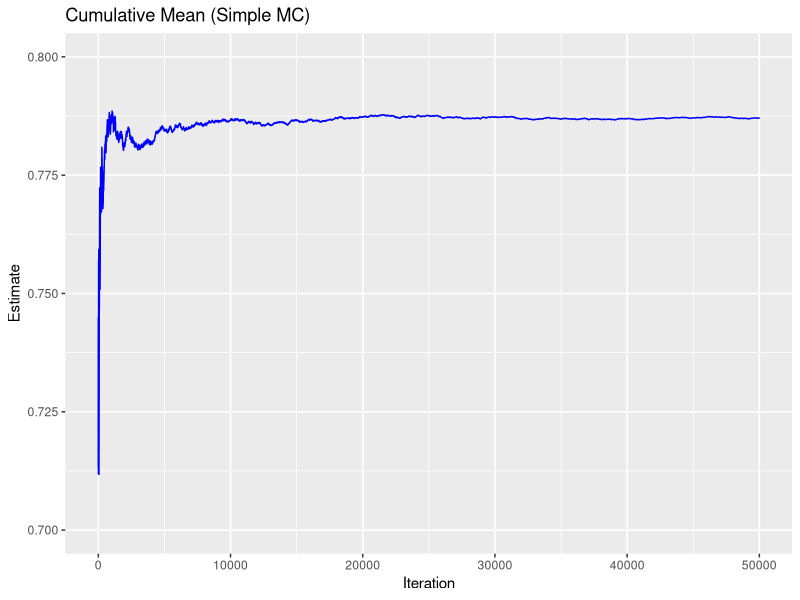
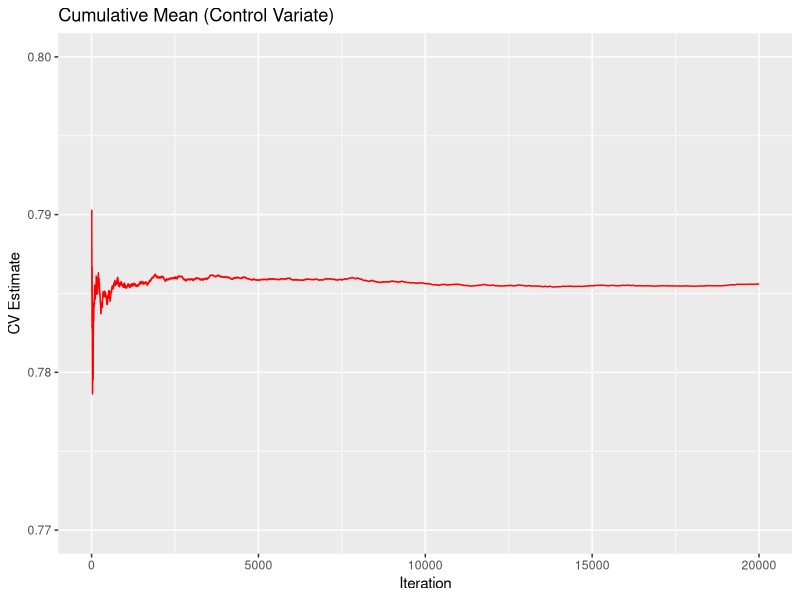
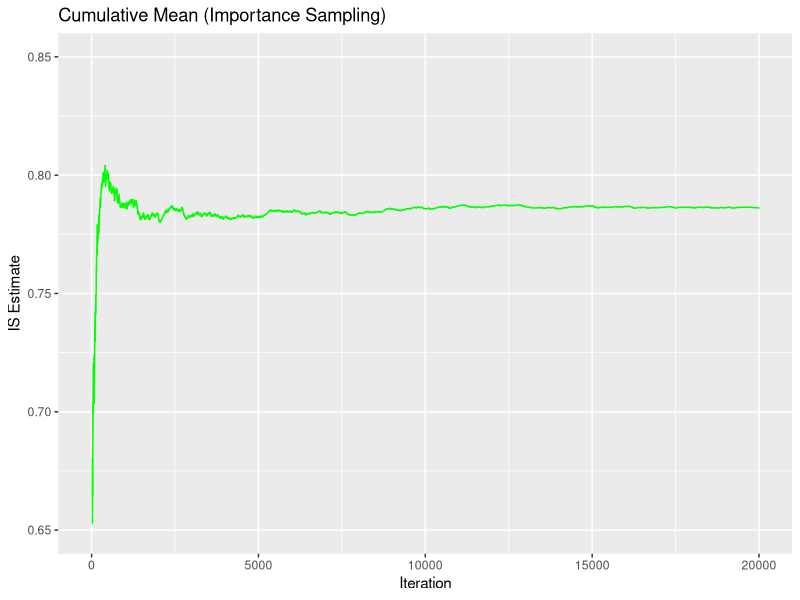
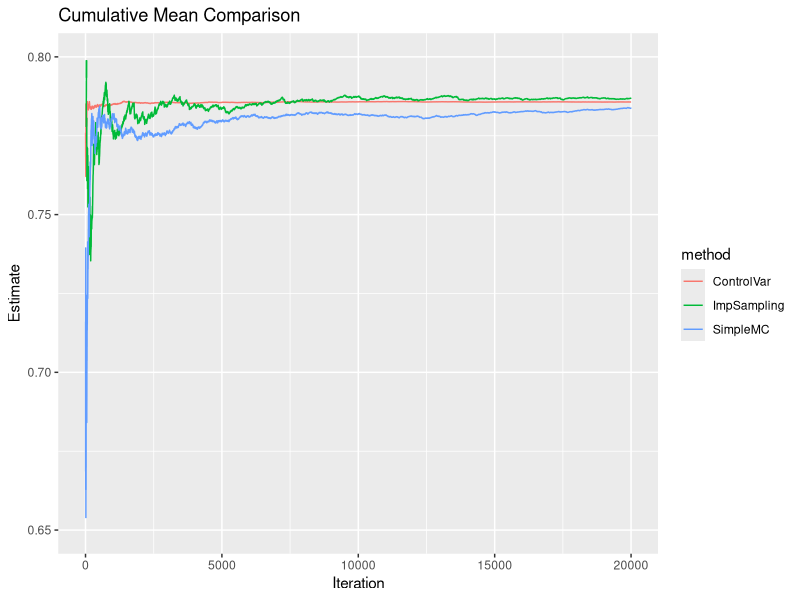

The R script that drew these images, in order:
## ---- chunk 1
knitr::opts_chunk$set(echo = TRUE)
library(ggplot2)
library(tidyverse)
library(microbenchmark)
## ---- chunk 2
# logistic function
logistic <- function(z) {
  1 / (1 + exp(-z))
}

# Set model parameters
alpha <- 0        # Intercept
beta  <- 1        # Covariate coefficient

# Define random generators for non-normal distributions 
#                   of random effect b and covariate x
# Example: b ~ t_5 (heavy-tailed distribution)
r_b <- function(n) {
  rt(n, df = 5)
}

# Example: x ~ Gamma(shape=2, rate=1)
r_x <- function(n) {
  rgamma(n, shape = 2, rate = 1)
}

## ---- chunk 3

simpleMC <- function(N) {
  # Sample b from f(b)
  b_samp <- r_b(N)
  # Sample x from f(x)
  x_samp <- r_x(N)
  
  # Compute p_i = logistic(alpha + b_i + beta*x_i)
  p_values <- logistic(alpha + b_samp + beta * x_samp)
  
  # Simple MC estimate is the average of p_values
  est <- mean(p_values)
  
  return(list(est = est))
}

## ---- chunk 4

# 3.1 Define a control variate g(b, x)
#     It should be correlated with the target function but have a known or easily
#     approximated expectation. As an example, we use a probit-based function.

g_function <- function(b, x) {
  # Example: replace logistic with pnorm (probit)
  z <- alpha + 0.8 * b + 0.8 * x  # 0.8 is a heuristic factor here
  return(pnorm(z))
}

# 3.2 Approximate E[g] using a large-scale MC, since we might not have a closed-form
approx_Eg <- function(N = 5e5) {
  b_samp <- r_b(N)
  x_samp <- r_x(N)
  mean(g_function(b_samp, x_samp))
}

# 3.3 Control variate MC estimate
cvMC <- function(N, Eg_true = NULL) {
  if(is.null(Eg_true)) {
    # If not provided, approximate E[g] with a bigger MC sample
    Eg_true <- approx_Eg(N = 5e5)
  }
  # Sample from original distributions
  b_samp <- r_b(N)
  x_samp <- r_x(N)
  
  # Target function p(b,x)
  p_vals <- logistic(alpha + b_samp + beta * x_samp)
  # Control variate g(b,x)
  g_vals <- g_function(b_samp, x_samp)
  
  # (1) Simple estimates of p and g
  p_mean <- mean(p_vals)
  g_mean <- mean(g_vals)
  
  # (2) Optimal gamma via covariance
  cov_pg <- cov(p_vals, g_vals)
  var_g  <- var(g_vals)
  gamma_opt <- cov_pg / var_g
  
  # (3) Construct CV estimator
  p_cv <- p_mean - gamma_opt * (g_mean - Eg_true)
  
  # This returns the CV estimate, gamma, and other useful metrics
  return(list(est = p_cv))
}

## ---- chunk 5
# 4.1 Define the auxiliary distribution h(b,x)
#     Here we show an example of independent sampling from h(b)*h(x).
#     We'll pick t_3 for b (heavier tail) and tweak Gamma parameters for x.

# b ~ t_3
r_b_IS <- function(n) {
  rt(n, df = 3)
}
# PDF of b for t_3
d_b_IS <- function(b) {
  dt(b, df = 3)
}

# x ~ Gamma(shape=2, rate=0.5)
r_x_IS <- function(n) {
  rgamma(n, shape = 2, rate = 0.5)
}
# PDF of x for Gamma(shape=2, rate=0.5)
d_x_IS <- function(x) {
  dgamma(x, shape = 2, rate = 0.5)
}

# 4.2 Implement Importance Sampling
IS_MC <- function(N) {
  # Sample from h(b,x)
  b_samp <- r_b_IS(N)
  x_samp <- r_x_IS(N)
  
  # Compute original PDF values f(b), f(x)
  fb_vals <- dt(b_samp, df = 5)             # original t_5 for b
  fx_vals <- dgamma(x_samp, shape = 2, rate = 1)  # original Gamma for x
  
  # Compute auxiliary PDF values h(b), h(x)
  hb_vals <- d_b_IS(b_samp)
  hx_vals <- d_x_IS(x_samp)
  
  # Weights w_i = [f(b_i)*f(x_i)] / [h(b_i)*h(x_i)]
  w <- (fb_vals * fx_vals) / (hb_vals * hx_vals)
  
  # Target function p(b,x)
  p_vals <- logistic(alpha + b_samp + beta * x_samp)
  
  # IS estimate (unbiased if we average p*w)
  est <- mean(p_vals * w)
  
  # Rough variance estimate
  #p_var <- mean((p_vals * w)^2) - p_hat^2
  #se  <- sqrt(p_var / N)
  
  #return(list(est = est, se = se, w_mean = mean(w)))
  return(list(est = est))
}

## ---- chunk 6
# 5.1. Obtain a "true value" via a large-scale Simple MC
set.seed(9999)
N_large <- 5e6  

res_truth <- simpleMC(N_large)
true_value <- res_truth$est
# cat("Approx. True Value =", true_value, "\n")


# 5.2. Repeat simulations for smaller N and compare bias, variance
simulate_three_methods <- function(N, Eg_true) {
  # Simple MC
  res_mc <- simpleMC(N)
  # CV
  res_cv <- cvMC(N, Eg_true = Eg_true)
  # IS
  res_is <- IS_MC(N)
  
  c(mc = res_mc$est, cv = res_cv$est, is = res_is$est)
}

set.seed(1234)
N_reps <- 50        # number of repeated simulations
N_small <- 1e5      # sample size for each repeated run


# Pre-calculate Eg_true for CV (to avoid doing it multiple times)
Eg_val <- approx_Eg(N=5e5)  

results_matrix <- replicate(N_reps, simulate_three_methods(N_small, Eg_true = Eg_val))
# results_matrix is now 3 x N_reps, each column is one replicate

mc_est <- results_matrix["mc", ]
cv_est <- results_matrix["cv", ]
is_est <- results_matrix["is", ]

# Compute mean estimate, bias, variance
mc_mean <- mean(mc_est)
cv_mean <- mean(cv_est)
is_mean <- mean(is_est)

mc_bias <- mc_mean - true_value
cv_bias <- cv_mean - true_value
is_bias <- is_mean - true_value

mc_var <- var(mc_est)
cv_var <- var(cv_est)
is_var <- var(is_est)

df_comparison <- data.frame(
  method   = c("MC", "CV", "IS", "True"),
  mean_est = c(mc_mean, cv_mean, is_mean, true_value),
  bias     = c(mc_bias, cv_bias, is_bias, NA),
  variance = c(mc_var, cv_var, is_var, NA)
)


# 5.3 Compare CPU time
test_time <- microbenchmark(
  MC = { simpleMC(N_small) },
  CV = { cvMC(N_small, Eg_true = Eg_val) },
  IS = { IS_MC(N_small) },
  times = 10  # repeat each method 10 times
)

## ---- chunk 7

knitr::kable(df_comparison, 
             align = "llll", 
             col.names = c("Method", "Estimated Mean", "Bias", "Variance"), 
             caption = "Estimated model mean, bias, and variance for each method using 100,000 samples; 'True' value is the MC result with 6,000,000 samples", 
             digits = 9)

knitr::kable(summary(test_time), 
             align = "llllllll", 
             col.names = c("Method", "Min.", "Lower Quartile", "Mean", "Median", 
                           "Upper Quartile", "Max.", "# Eval"), 
             caption = "CPU time statistics (ms) for each method")

## ---- chunk 8
# 6.1 Example of cumulative mean for Simple MC
cumulative_MC <- function(N) {
  b_samp <- r_b(N)
  x_samp <- r_x(N)
  p_vals <- logistic(alpha + b_samp + beta * x_samp)
  cum_mean <- cumsum(p_vals) / seq_len(N)
  return(cum_mean)
}

# 6.2 Plot cumulative mean
set.seed(999)
N <- 5e4
cm_mc <- cumulative_MC(N)

df_mc <- data.frame(
  iter = 1:N,
  mean_est = cm_mc
)

ggplot(df_mc, aes(x = iter, y = mean_est)) +
  geom_line(color = "blue") +
  labs(title = "Cumulative Mean (Simple MC)",
       x = "Iteration",
       y = "Estimate") + 
  ylim(c(0.7, 0.8))
## ---- chunk 9
# This function returns a vector of CV estimates for i from 1 to N.
cumulative_CV <- function(N, Eg_true = NULL, largeN_approx = 5e5) {
  if (is.null(Eg_true)) {
    # If E[g] is not provided, approximate with a larger MC
    Eg_true <- approx_Eg(N = largeN_approx)
  }
  
  # Sample from original distributions
  b_samp <- r_b(N)
  x_samp <- r_x(N)
  
  # Compute p(b,x) and g(b,x)
  p_vals <- logistic(alpha + b_samp + beta * x_samp)
  g_vals <- g_function(b_samp, x_samp)
  
  # We will keep track of partial sums to compute means, covariance, etc.
  cum_p  <- cumsum(p_vals)
  cum_g  <- cumsum(g_vals)
  cum_pg <- cumsum(p_vals * g_vals)   # needed for Cov(p,g)
  cum_g2 <- cumsum(g_vals^2)         # needed for Var(g)
  
  # Vector to store CV estimates at each iteration
  pCV_cum <- numeric(N)
  
  # The first data point (i=1) does not allow us to compute a covariance
  # We can simply set pCV_cum[1] to p_vals[1], or NA, etc.
  pCV_cum[1] <- p_vals[1]
  
  # Loop over i = 2 to N
  for (i in 2:N) {
    # partial means
    p_bar_i <- cum_p[i] / i
    g_bar_i <- cum_g[i] / i
    
    # Cov(p,g) = E[ p*g ] - E[p]*E[g ]
    # partial estimate of E[p*g] = cum_pg[i] / i
    pg_bar_i <- cum_pg[i] / i
    cov_pg_i <- pg_bar_i - (p_bar_i * g_bar_i)
    
    # Var(g) = E[g^2] - (E[g])^2
    g2_bar_i <- cum_g2[i] / i
    var_g_i  <- g2_bar_i - (g_bar_i^2)
    
    # Optimal gamma
    gamma_i <- cov_pg_i / var_g_i
    
    # CV estimate at iteration i
    pCV_cum[i] <- p_bar_i - gamma_i * (g_bar_i - Eg_true)
  }
  
  return(pCV_cum)
}

# Example usage and plotting:
set.seed(1234)
N <- 20000
cv_cum_values <- cumulative_CV(N)

df_cv <- data.frame(
  iter = 1:N,
  cv_est = cv_cum_values
)

library(ggplot2)
ggplot(df_cv, aes(x = iter, y = cv_est)) +
  geom_line(color = "red") +
  labs(title = "Cumulative Mean (Control Variate)",
       x = "Iteration",
       y = "CV Estimate") + 
  ylim(c(0.77, 0.8))

## ---- chunk 10
cumulative_IS <- function(N) {
  # Sample from auxiliary distribution h(b,x)
  b_samp <- r_b_IS(N)
  x_samp <- r_x_IS(N)
  
  # Compute original PDF f(b), f(x)
  fb_vals <- dt(b_samp, df = 5)          # original b ~ t_5
  fx_vals <- dgamma(x_samp, shape=2, rate=1)   # original x ~ Gamma(2,1)
  
  # Compute auxiliary PDF h(b), h(x)
  hb_vals <- d_b_IS(b_samp)
  hx_vals <- d_x_IS(x_samp)
  
  # Weights
  w <- (fb_vals * fx_vals) / (hb_vals * hx_vals)
  
  # Target function p(b,x)
  p_vals <- logistic(alpha + b_samp + beta * x_samp)
  
  # Build cumulative sums
  cum_w  <- cumsum(w)
  cum_pw <- cumsum(p_vals * w)
  
  # IS estimate at iteration i: cum_pw[i] / cum_w[i]
  pIS_cum <- cum_pw / cum_w
  
  return(pIS_cum)
}

## Example usage and plotting:
set.seed(5678)
N <- 20000
is_cum_values <- cumulative_IS(N)

df_is <- data.frame(
  iter = 1:N,
  is_est = is_cum_values
)

ggplot(df_is, aes(x = iter, y = is_est)) +
  geom_line(color = "green") +
  labs(title = "Cumulative Mean (Importance Sampling)",
       x = "Iteration",
       y = "IS Estimate") + 
  ylim(c(0.65, 0.85))

## ---- chunk 11
N <- 20000
set.seed(999)

# 1. Simple MC
cm_mc <- cumulative_MC(N)
df_mc <- data.frame(iter = 1:N, method = "SimpleMC", estimate = cm_mc)

# 2. CV
cm_cv <- cumulative_CV(N)
df_cv <- data.frame(iter = 1:N, method = "ControlVar", estimate = cm_cv)

# 3. IS
cm_is <- cumulative_IS(N)
df_is <- data.frame(iter = 1:N, method = "ImpSampling", estimate = cm_is)

# Combine
df_all <- rbind(df_mc, df_cv, df_is)

ggplot(df_all, aes(x = iter, y = estimate, color = method)) +
  geom_line() +
  labs(title = "Cumulative Mean Comparison",
       x = "Iteration",
       y = "Estimate") +
  ylim(c(0.65, 0.8))
  theme_bw()
